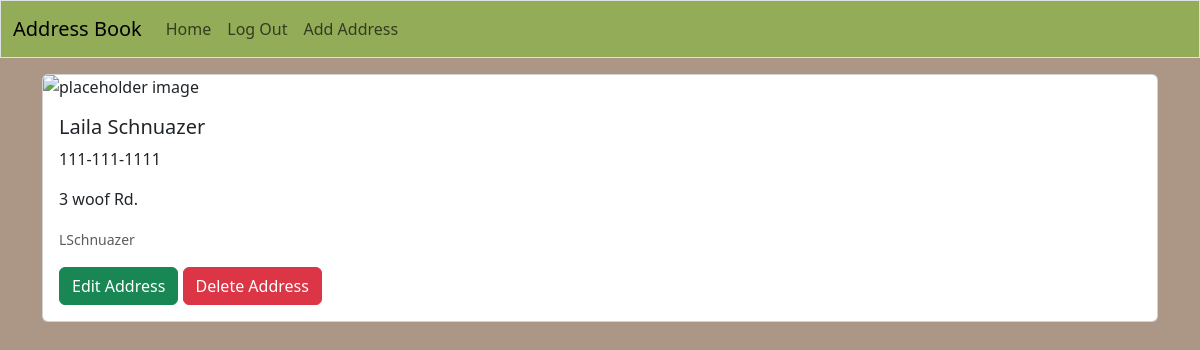
/addresses/5 (signed in), run on the app's committed database.
### app/models.py (models this page shows, shortened)
class Address(db.Model):
    id = db.Column(db.Integer, primary_key=True)
    first_name = db.Column(db.String(50), nullable=False)
    last_name = db.Column(db.String(50), nullable=False)
    phone_number = db.Column(db.String)
    address = db.Column(db.String)
    date_created=db.Column(db.DateTime, nullable=False, default=datetime.utcnow)
    user_id=db.Column(db.Integer, db.ForeignKey('user.id')) #references user(id)

class User(db.Model, UserMixin):
    id = db.Column(db.Integer, primary_key=True)
    first_name = db.Column(db.String(50), nullable=False)
    last_name = db.Column(db.String(50), nullable=False)
    email = db.Column(db.String(50), nullable=False, unique=True)
    username = db.Column(db.String(50), nullable=False, unique=True)
    password = db.Column(db.String(256), nullable=False)
    date_created = db.Column(db.DateTime, nullable=False, default=datetime.utcnow)
    addresses = db.relationship('Address', backref='author', lazy='dynamic')

### app/routes.py (the view)
@app.route('/addresses/<int:address_id>')
def get_address(address_id):
    address = Address.query.get(address_id)
    if not address:
        flash(f"An address with id {address_id} does not exists", "danger")
        return redirect(url_for('index'))
    return render_template('addresses.html', address=address)

### app/models.py (called while the page is built)
@login.user_loader
def load_user(user_id):
    return User.query.get(user_id)

### app/templates/addresses.html (shortened to what this page needs)
{% extends 'base.html' %}
{% block content %}
<div class="row">
    <div class="col">
        <div class="card my-3">
            <img src="{{ url_for('static', filename='images/flower.jpg') }}" class="card-img-top" alt="placeholder image">
            <div class="card-body">
                <h5 class="card-title">{{ address.first_name }} {{ address.last_name }}</h5>
                <p class="card-text">{{ address.phone_number }}</p>
                <p class="card-text">{{ address.address }}</p>
                <p class="card-text"><small class="text-muted">{{ address.author.username }}</small></p>
                {% if current_user == address.author %}
                    <a href="{{ url_for('edit_address', address_id=address.id) }}" class="btn btn-success">Edit Address</a>
                    <button type="button" class="btn btn-danger" data-bs-toggle="modal" data-bs-target="#deleteModal">
                        Delete Address
                    </button>
                {% endif %}
            </div>
        </div>
    </div>
</div>
{% endblock %}

### data on the page
Address: first_name "Laila", last_name "Schnuazer", phone_number "111-111-1111", address "3 woof Rd."
User: author.username "LSchnuazer"
